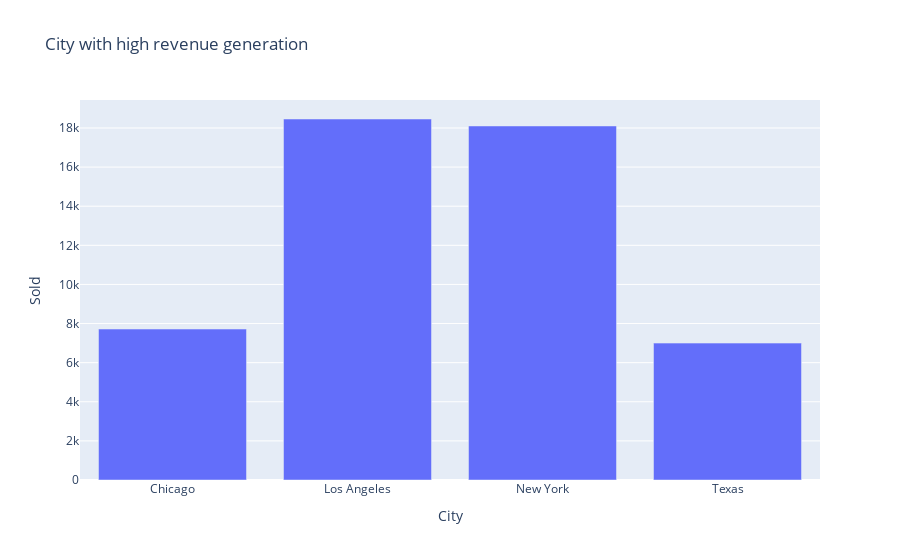

Notebook code for this chart:
### Code cell
fig4 = px.bar(city_revenue, x='City', y='Sold',title= 'City with high revenue generation')
fig4.show()

### Figure 1 — Plotly figure (JSON) as saved in the notebook; plotly's stock layout.template omitted (floating-point values rounded to 4 significant figures)
{"data": [{"alignmentgroup": "True", "hovertemplate": "City=%{x}<br>Sold=%{y}<extra></extra>", "legendgroup": "", "marker": {"color": "#636efa", "pattern": {"shape": ""}}, "name": "", "offsetgroup": "", "orientation": "v", "showlegend": false, "textposition": "auto", "type": "bar", "x": ["Chicago", "Los Angeles", "New York", "Texas"], "xaxis": "x", "y": [7718, 18459, 18102, 7000], "yaxis": "y"}], "layout": {"barmode": "relative", "legend": {"tracegroupgap": 0}, "title": {"text": "City with high revenue generation"}, "xaxis": {"anchor": "y", "domain": [0, 1], "title": {"text": "City"}}, "yaxis": {"anchor": "x", "domain": [0, 1], "title": {"text": "Sold"}}}}
